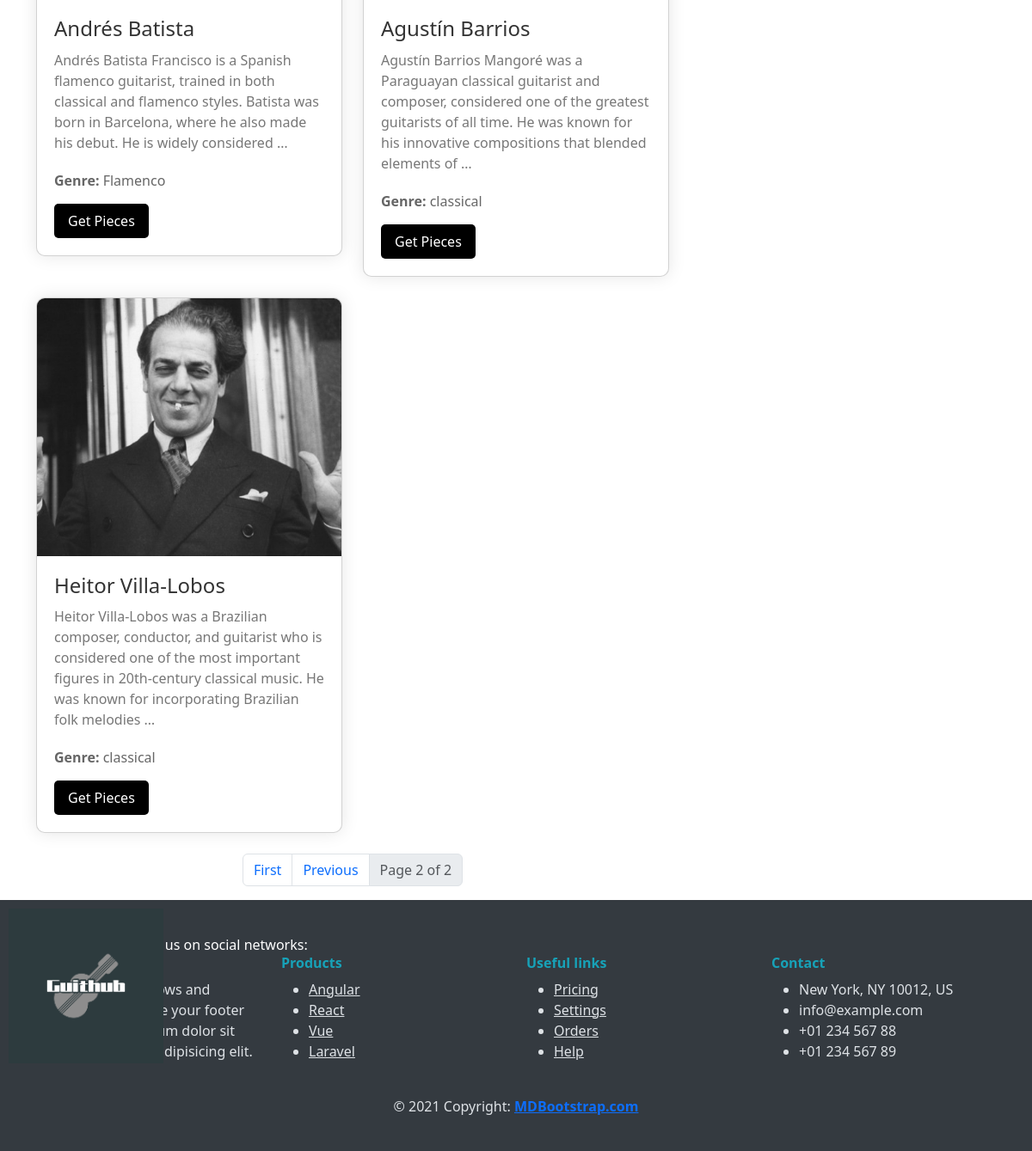
The app's page /music/composers?page=2 (lower part), older data.
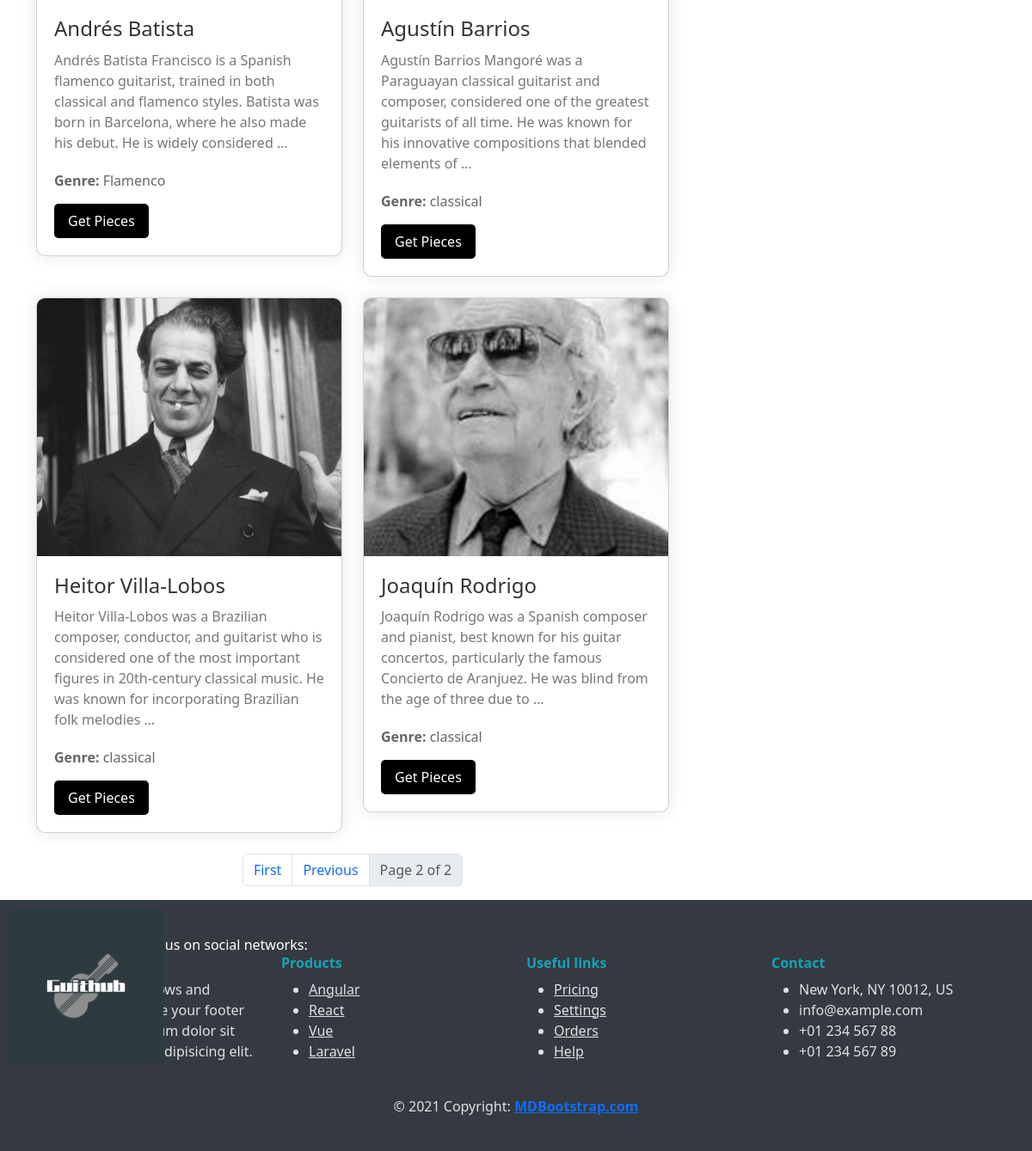
The same page, newer data.
### music/models.py (models this page shows, shortened)
class Composer(models.Model):
    name = models.CharField(max_length=255,null=True,blank=True)
    biography = models.TextField(null=True, blank=True)
    image = models.ImageField(upload_to="Composers/" , default="default.jpg")
    genre = models.CharField(max_length=255,null=True,blank=True)
    nationality = models.CharField(blank=True,null=True,max_length=255)

### music/views.py (the view)
# urls.py: path('composers',ComposersView , name="composers" ),
def ComposersView(request):
    composers = Composer.objects.all()
    p = Paginator(composers,10)
    try:
        page_number = request.GET.get('page')
        composers = p.get_page(page_number)
    except EmptyPage:
        composers = composers.get_page(1)
    except PageNotAnInteger:
        composers = composers.get_page(1)
    context = {"composers": composers}
    return render(request,'music/composers.html',context)

### templates/music/composers.html (shortened to what this page needs)
{% extends "base.html" %}
{% load static %}
{% load thumbnail %}
{% block content %}
<div class="container">
  <div class="row">
    <div class="col-md-8">
          <div class="row">
        {% for composer in composers %}
        <div class="col-md-6 mb-4">
          <div class="card composer-card">
            <img src="{% thumbnail composer.image "600x400" crop="center" as im %}{{ im.url }}{% endthumbnail %}"
              alt="{{ composer.name }}" class="card-img-top composer-image">
            <div class="composer-details">
              <a style="text-decoration: none;" href="{% url 'music:pieces' cid=composer.id %}"><h3 class="card-title composer-name">{{ composer.name }}</h3></a>
              <p class="card-text composer-bio">{{ composer.biography|truncatewords:30 }}</p>
              <p class="composer-genre"><strong>Genre:</strong> {{ composer.genre }}</p>
              <a href="{% url 'music:pieces' cid=composer.id %}"
                class="btn btn-primary composer-button">Get Pieces</a>
            </div>
          </div>
        </div>
        {% endfor %}
      </div>
      <nav aria-label="Pagination">
        <ul class="pagination justify-content-center">
          {% if composers.has_previous %}
          <li class="page-item">
            <a class="page-link" href="?page=1">First</a>
          </li>
          <li class="page-item">
            <a class="page-link" href="?page={{ composers.previous_page_number }}">Previous</a>
          </li>
          {% endif %}
          <li class="page-item disabled">
            <a class="page-link" href="#">Page {{ composers.number }} of {{ composers.paginator.num_pages }}</a>
          </li>
        </ul>
      </nav>
    </div>
    <div class="col-md-4">
    </div>
  </div>
</div>
{% endblock %}

### templates/base.html (shortened to what this page needs)
{% load static %}
{% load thumbnail %}
<!doctype html>
<html lang="en">
<head>
    <link href="https://cdn.jsdelivr.net/npm/bootstrap@5.3.3/dist/css/bootstrap.min.css" rel="stylesheet"
>
    <link rel="stylesheet" href="{% static 'css/footer.css' %}">
</head>
<body data-bs-theme="light">
    {% block content %}
    {% endblock content %}
    <footer class="special-footer">
        <div class="footer-logo">
            <img src="{% static 'images/logo-color.png' %}" alt="Company Logo">
        </div>
        <section class="social-media-section">
            <div class="container">
                <div class="row justify-content-center align-items-center">
                    <div class="col-lg-6 text-lg-start">
                        <p class="social-media-text">Get connected with us on social networks:</p>
                    </div>
                </div>
            </div>
        </section>
        <section class="links-section">
            <div class="container">
                <div class="row">
                    <div class="col-md-3 col-lg-3 col-xl-3 mb-4">
                        <h6 class="footer-heading">Company name</h6>
                        <p>Here you can use rows and columns to organize your footer content. Lorem ipsum dolor sit
                            amet, consectetur adipisicing elit.</p>
                    </div>
                    <div class="col-md-3 col-lg-3 col-xl-3 mb-4">
                        <h6 class="footer-heading">Products</h6>
                        <ul class="footer-links">
                            <li><a href="#!">Angular</a></li>
                            <li><a href="#!">React</a></li>
                            <li><a href="#!">Vue</a></li>
                            <li><a href="#!">Laravel</a></li>
                        </ul>
                    </div>
                    <div class="col-md-3 col-lg-3 col-xl-3 mb-4">
                        <h6 class="footer-heading">Useful links</h6>
                        <ul class="footer-links">
                            <li><a href="#!">Pricing</a></li>
                            <li><a href="#!">Settings</a></li>
                            <li><a href="#!">Orders</a></li>
                            <li><a href="#!">Help</a></li>
                        </ul>
                    </div>
                    <div class="col-md-3 col-lg-3 col-xl-3 mb-4">
                        <h6 class="footer-heading">Contact</h6>
                        <ul class="footer-contact">
                            <li> New York, NY 10012, US</li>
                            <li> info@example.com</li>
                            <li> +01 234 567 88</li>
                            <li> +01 234 567 89</li>
                        </ul>
                    </div>
                </div>
            </div>
        </section>
        <section class="copyright-section">
            <div class="container text-center">
                <p class="mb-0">© 2021 Copyright: <a href="https://mdbootstrap.com/" class="fw-bold">MDBootstrap.com</a>
                </p>
            </div>
        </section>
    </footer>
</body>
</html>
{% load sweetify %}

### statics/css/footer.css (style rules this page uses)
.special-footer { background-color: #343a40; color: #dee2e6; padding-top: 40px; padding-bottom: 40px; }
.social-media-text { margin-bottom: 0; color: #fff; }
.footer-heading { font-weight: bold; color: #17a2b8; }
.footer-links a, .footer-contact a { color: #dee2e6; }
.special-footer { position: relative; }
.footer-logo { position: absolute; top: 10px; left: 10px; }
.footer-logo img { width: 180px; height: auto; }

### templates/music/composers.html (style rules this page uses)
.composer-card { background-color: #fff; border-radius: 10px; box-shadow: 0 0 20px rgba(0, 0, 0, 0.1); overflow: hidden; transition: transform 0.3s ease; }
.composer-image { width: 100%; height: 300px; object-fit: cover; }
.composer-details { padding: 20px; }
.composer-name { font-size: 1.5rem; color: #333; margin-bottom: 10px; }
.composer-genre { font-size: 1rem; color: #666; margin-bottom: 15px; }
.composer-bio { font-size: 1rem; color: #777; margin-bottom: 20px; }
.composer-button { background-color: #000000; color: #fff; border: none; padding: 8px 16px; border-radius: 5px; font-size: 1rem; transition: background-color 0.3s ease; }

Row changes from the older to the newer data that the page shows:
added Composer: image (picture), name "Joaquín Rodrigo", biography "Joaquín Rodrigo was a Spanish composer and pianist, best known for his guitar concertos, particularly the famous Concierto de Aranjuez. He was blind from the age of three due to …", genre "classical"
